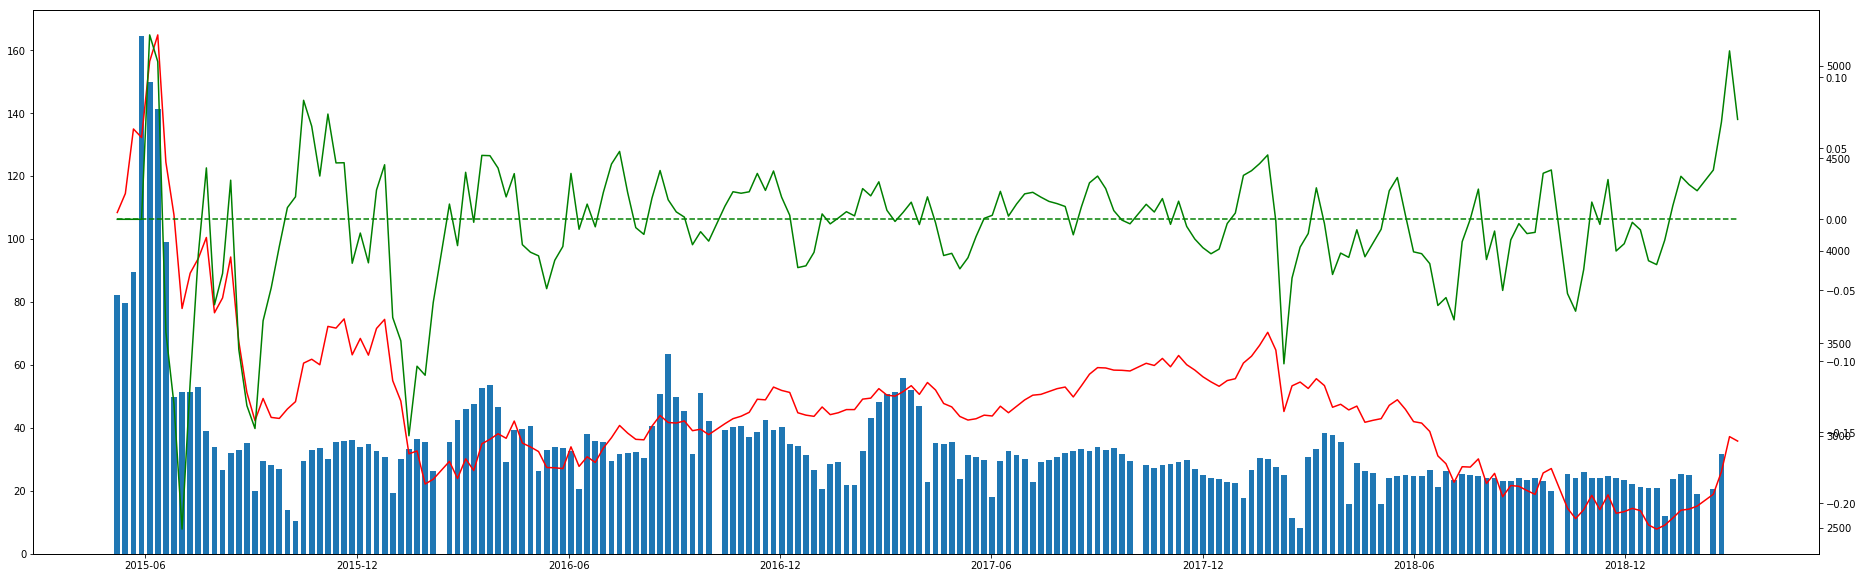

Write the Python code that produced this figure.

# coding: utf-8

# In[17]:


import datetime
import time
import requests
from bs4 import BeautifulSoup
day = datetime.date(year=2019, month=3, day=8)
url = 'http://www.chinaclear.cn/cms-search/view.action?action=china'
accounts = []
for i in range(200):
    print(i)
    time.sleep(0.15)
    day -= datetime.timedelta(weeks=1)
    day_str = day.strftime('%Y.%m.%d')
    data = {
        'dateStr': day_str
    }
    text = requests.post(url, data, headers={'user-agent':'BDSpider'}).text
#     print(text)
    if '没有找到相关信息' in text:
        continue
    soup = BeautifulSoup(text, 'lxml')
    acc_new = soup.find(class_='Stock2').find_all('td')
    acc = (day, float(acc_new[4].text), float(acc_new[10].text.replace(',','')))
    accounts.append(acc)
#     print(acc)
accounts.reverse()
accounts


# In[45]:


import pandas
import matplotlib.pyplot as plt
import tushare as ts

df = pandas.DataFrame(accounts)
# print(df)
# draw
date = list(df[0])

# print(date)
fig, left_axis = plt.subplots()
fig.set_size_inches(32, 10)
right_axis = left_axis.twinx()
right_axis2 = left_axis.twinx()

p1 = left_axis.bar(date, df[1], width=5)

df2 = ts.get_k_data('sh', start='2015-05-01')
date.append(datetime.date(year=2019,month=3,day=1))
date.append(datetime.date(year=2019,month=3,day=8))
price = []
change = []
last = []
c = 0
for day in date:
    while True:
        try:
            p = float(df2.loc[df2.date==day.strftime('%Y-%m-%d')]['close'])
#             print(p)
            price.append(p)
            if len(last) == 4:
                avg = sum(last)/4
                c = p/avg - 1
                last.pop(0)
            last.append(p)
            change.append(c)
            break
        except:
            print('ERROR: no price in', day)
            day += datetime.timedelta(days=1)
p2 = right_axis.plot(date, price, color='r')
p3 = right_axis2.plot(date, change, color='g')
p4 = right_axis2.plot(date, [0]*196, color='g', ls='--')

plt.show()
